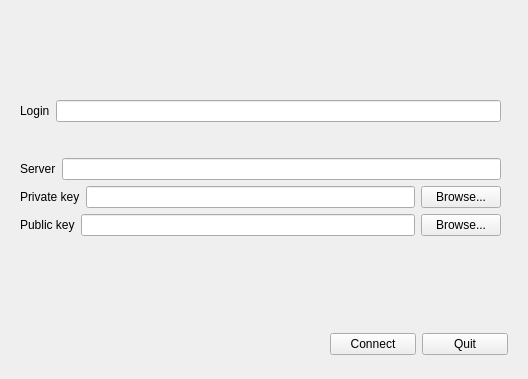
<?xml version="1.0" encoding="UTF-8"?>
<ui version="4.0">
 <class>Connecting</class>
 <widget class="QWidget" name="Connecting">
  <property name="geometry">
   <rect>
    <x>0</x>
    <y>0</y>
    <width>528</width>
    <height>379</height>
   </rect>
  </property>
  <property name="windowTitle">
   <string>Form</string>
  </property>
  <widget class="QWidget" name="layoutWidget">
   <property name="geometry">
    <rect>
     <x>330</x>
     <y>330</y>
     <width>178</width>
     <height>29</height>
    </rect>
   </property>
   <layout class="QHBoxLayout" name="horizontalLayout">
    <item>
     <widget class="QPushButton" name="pushButtonConnect">
      <property name="text">
       <string>Connect</string>
      </property>
     </widget>
    </item>
    <item>
     <widget class="QPushButton" name="pushButtonQuit">
      <property name="text">
       <string>Quit</string>
      </property>
     </widget>
    </item>
   </layout>
  </widget>
  <widget class="QWidget" name="layoutWidget">
   <property name="geometry">
    <rect>
     <x>20</x>
     <y>100</y>
     <width>481</width>
     <height>136</height>
    </rect>
   </property>
   <layout class="QVBoxLayout" name="verticalLayout">
    <item>
     <layout class="QFormLayout" name="formLayout_2">
      <item row="0" column="0">
       <widget class="QLabel" name="label">
        <property name="text">
         <string>Login</string>
        </property>
       </widget>
      </item>
      <item row="0" column="1">
       <widget class="QLineEdit" name="lineEditLogin"/>
      </item>
     </layout>
    </item>
    <item>
     <layout class="QHBoxLayout" name="horizontalLayout_4">
      <item>
       <widget class="QLabel" name="label_2">
        <property name="text">
         <string>Server</string>
        </property>
       </widget>
      </item>
      <item>
       <widget class="QLineEdit" name="lineEditServer"/>
      </item>
     </layout>
    </item>
    <item>
     <layout class="QHBoxLayout" name="horizontalLayout_2">
      <item>
       <widget class="QLabel" name="label_3">
        <property name="text">
         <string>Private key</string>
        </property>
       </widget>
      </item>
      <item>
       <widget class="QLineEdit" name="lineEditPrivateKey"/>
      </item>
      <item>
       <widget class="QPushButton" name="pushButtonPrivateKey">
        <property name="text">
         <string>Browse...</string>
        </property>
       </widget>
      </item>
     </layout>
    </item>
    <item>
     <layout class="QHBoxLayout" name="horizontalLayout_3">
      <item>
       <widget class="QLabel" name="label_4">
        <property name="text">
         <string>Public key</string>
        </property>
       </widget>
      </item>
      <item>
       <widget class="QLineEdit" name="lineEditPublicKey"/>
      </item>
      <item>
       <widget class="QPushButton" name="pushButtonPublicKey">
        <property name="text">
         <string>Browse...</string>
        </property>
       </widget>
      </item>
     </layout>
    </item>
   </layout>
  </widget>
 </widget>
 <resources/>
 <connections/>
</ui>
